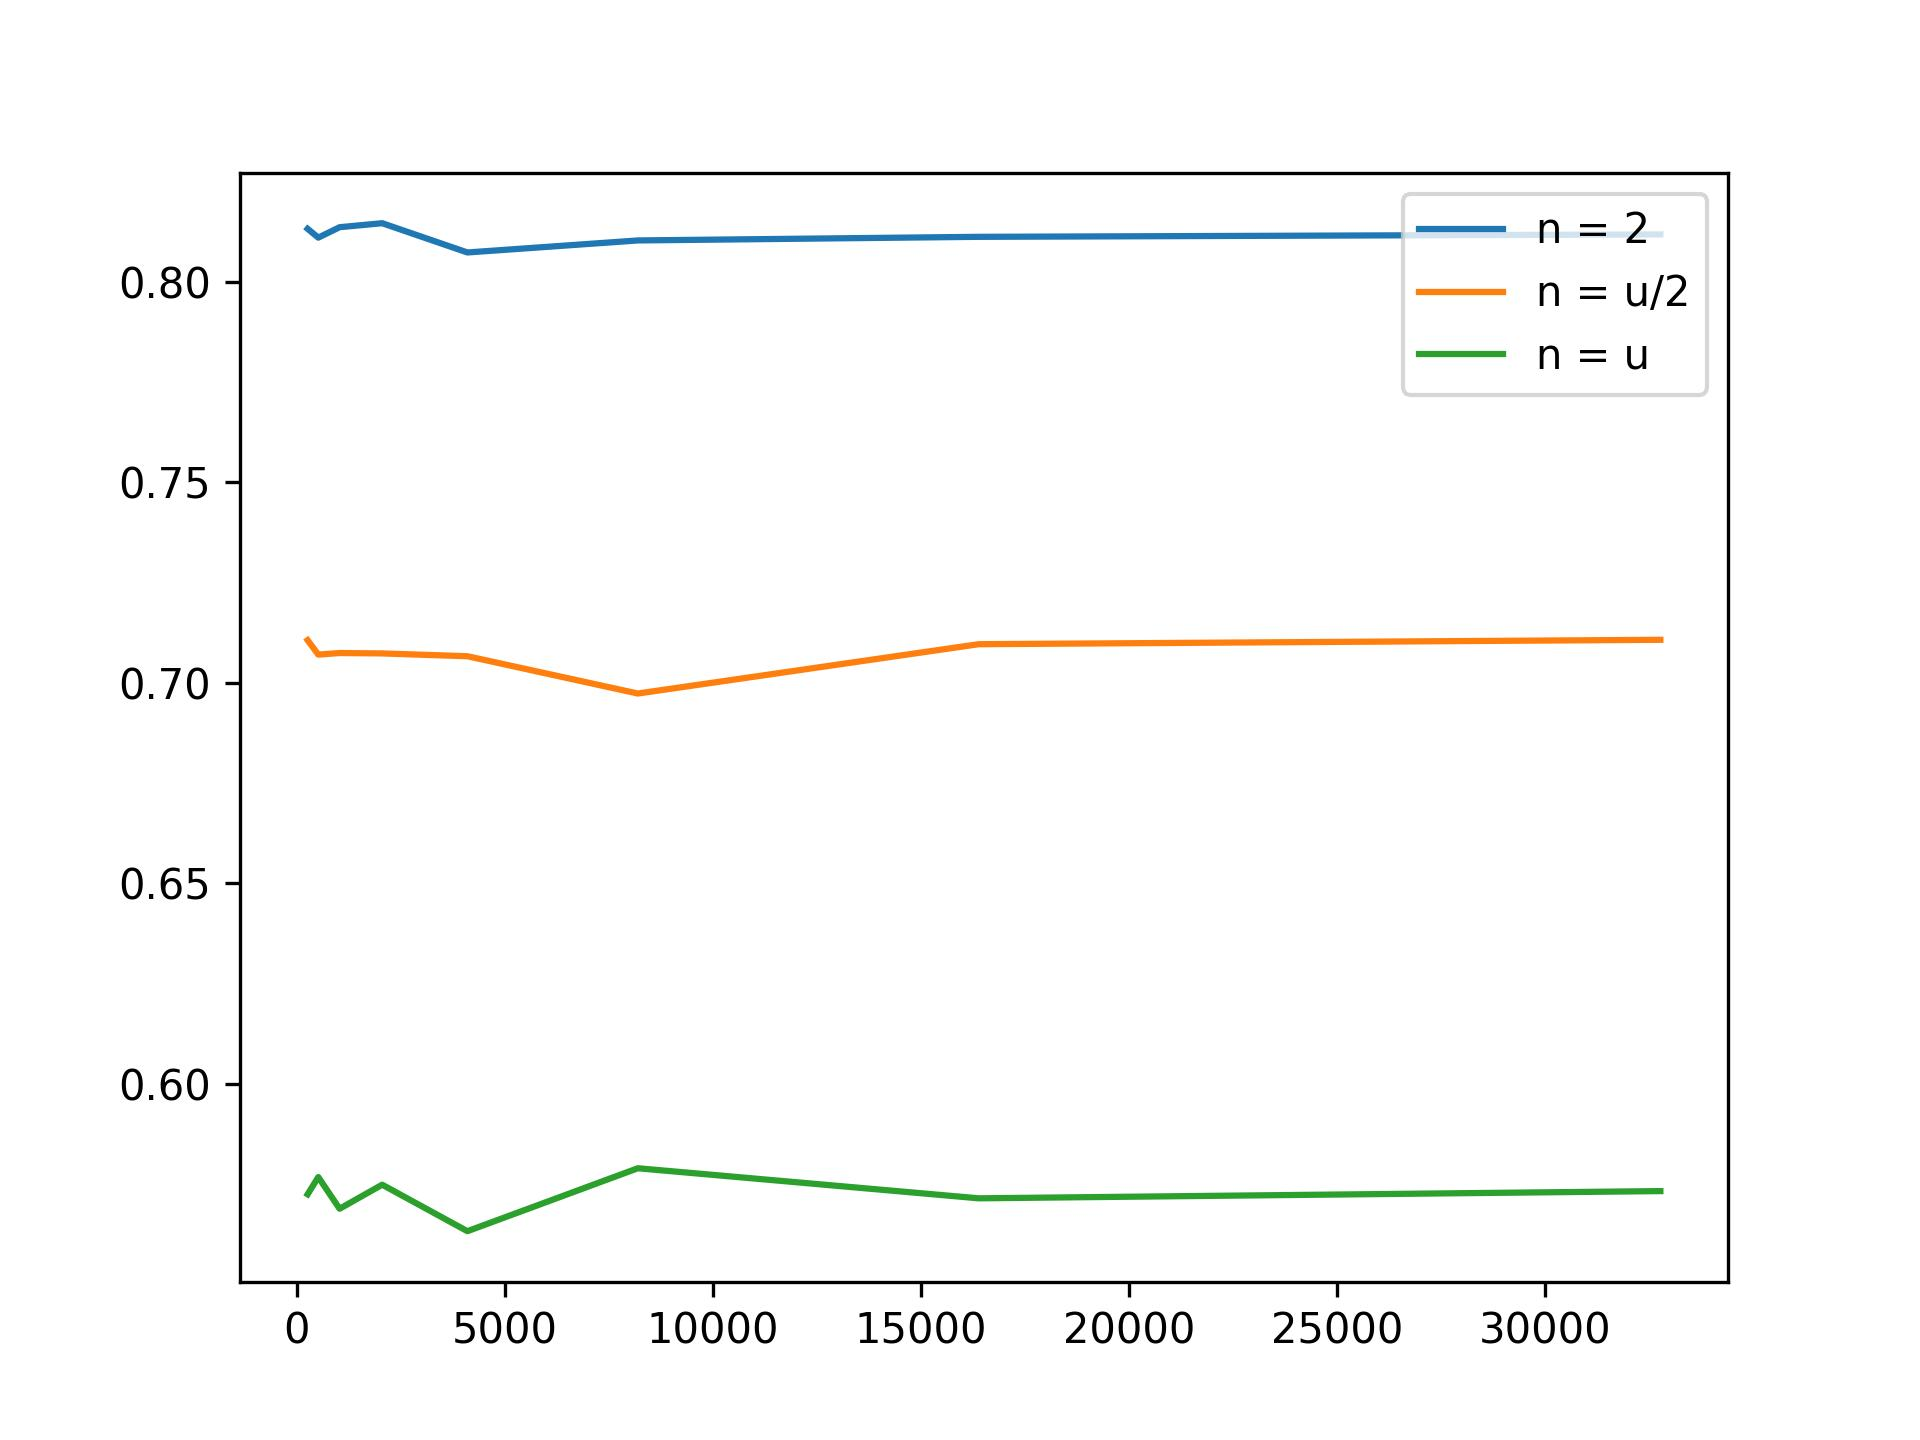

The Python source for this figure:
import random
import matplotlib.pyplot as plt
import math

no_tests = 10000
u_values = [pow(2,b) for b in range(8,16)]
u_lambda = [[],[],[]]

for u in u_values:
    print(u)
    n_values = [2, u//2, u]
    for j in range(0,3):
        rounds = 0
        passed = 0
        n = n_values[j]
        devices = [0] * n
        L = math.ceil(math.log(u,2))
        for i in range(0,no_tests):
            fail = False
            p = 1
            counter = 0
            while sum(devices) != 1:
                devices = [(0 if random.random() > p else 1) for i in range(0,n)]
                if counter > L:
                    fail = True
                else:
                    p *= 0.5
                counter += 1
            if not fail:
                passed += 1
            rounds += 1
            devices = [0] * n
        
        u_lambda[j].append(passed/rounds)

line1 = plt.plot(u_values, u_lambda[0], label="n = 2")
line2 = plt.plot(u_values, u_lambda[1], label="n = u/2")
line3 = plt.plot(u_values, u_lambda[2], label="n = u")
leg = plt.legend()
plt.savefig('z4.jpg', dpi=300)